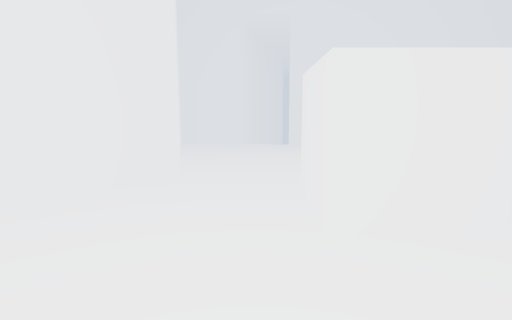
View 1 (above)

16 first-person views from a walk through a scene from a Unity 3-D project. The camera is 1.3 m above the floor, tilts 8° down and sees 80° across. The floor is counted in squares, 1 m on a side. Each view is taken from the middle of a square. On the plan, view 1 faces up. The plan holds only what a view shows up to about 14 squares ahead; the rest is blank. The place goes on beyond the plan. The player is left out. Surface patterns are stand-ins for the level's own textures.

View 2
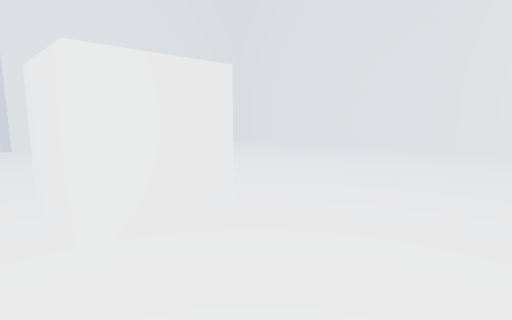

View 3
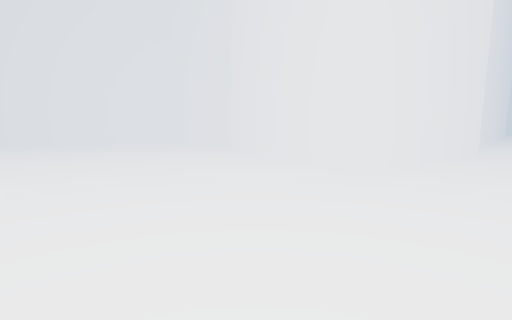

View 4
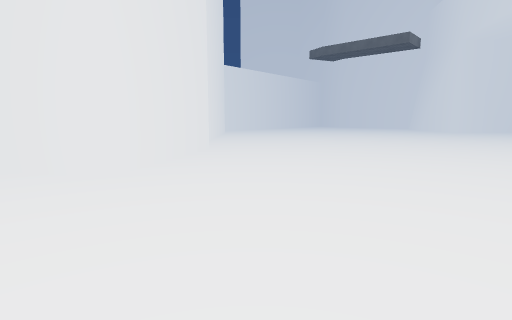

View 5
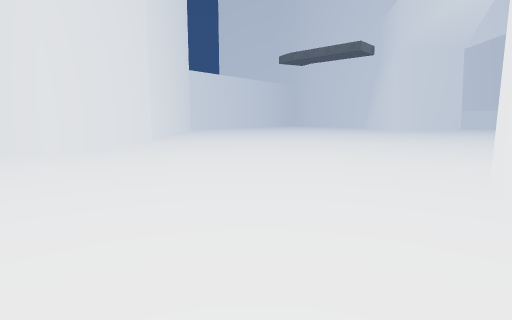

View 6
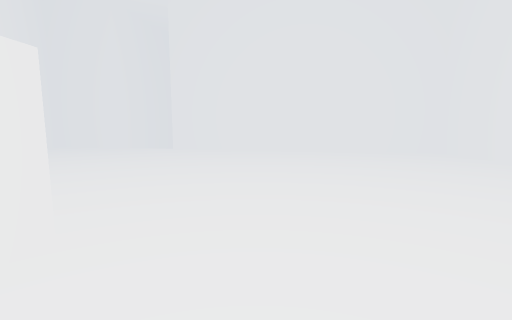

View 7
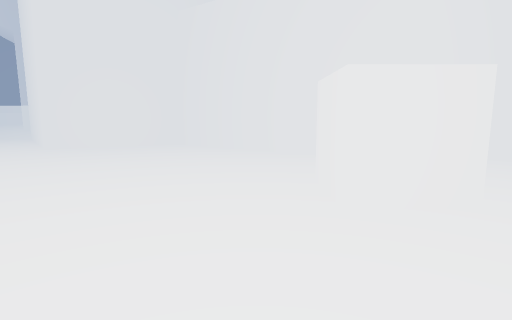

View 8
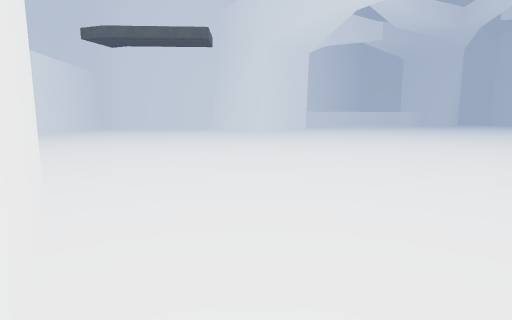

View 9
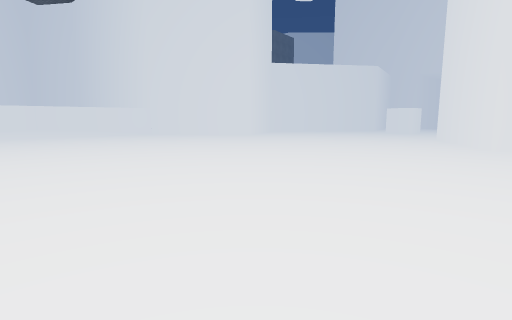

View 10
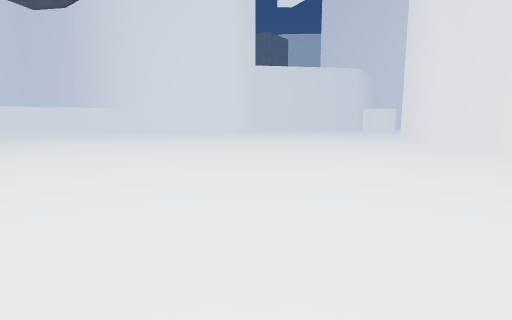

View 11
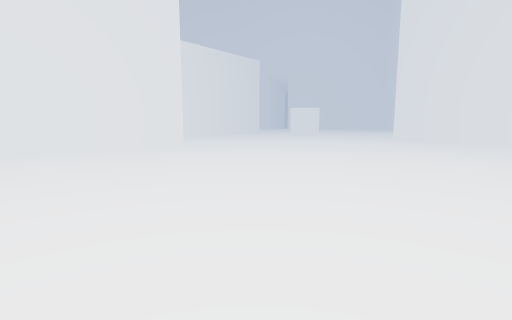

View 12
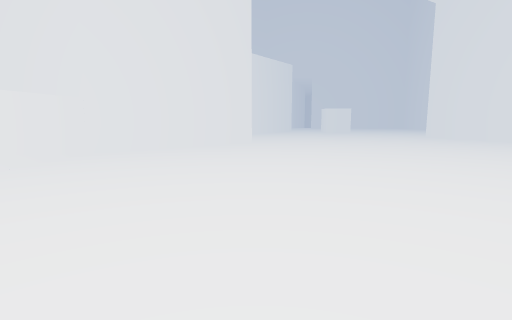

View 13
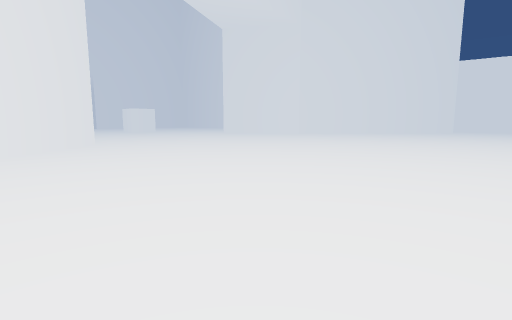

View 14
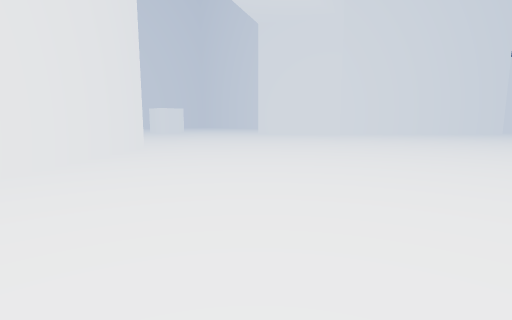

View 15
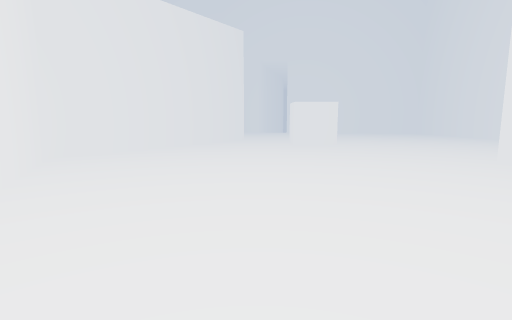

View 16
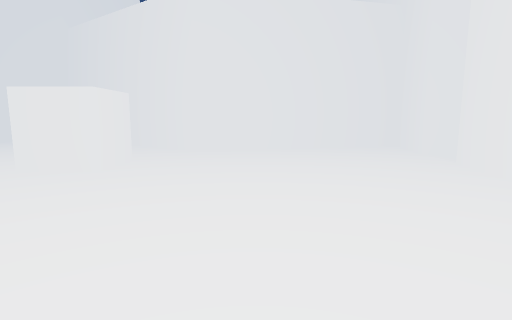

### Floor plan
Points are (right, up) in squares from view 1. A wall is a line through its corners. A room is listed if a view was taken in it or the views show most of it. See-through windows are left out.
Room 1 (views 1, 2, 3, 4, 5, 6, 7, 8, 9, 10, 11, 12, 13, 14, 15, 16)
walls: (13.2, -10.5) (9.8, -7.1) (9.2, -7.5) (5.9, -2.3) (11.2, 1); (12.1, 1) (13.5, 3.8); (13.4, 4.9) (11.7, 13.1) (1.5, 14.6); (-0.4, 16.2) (-0.8, 14.9) (-3.8, 15.4) (-1.7, 6.7) (-7.5, -1.5) (-5.2, -6.5) (-10.9, -11.2)
objects: other object (1, 4) to (2, 5)

Where each view was taken, in squares from view 1:
view 1: 0 up, 0 right, facing up
view 2: 0 up, 0 right, facing up-right
view 3: 0 up, 1 left, facing right
view 4: 0 up, 1 left, facing down-right
view 5: 0 up, 6 left, facing down-right
view 6: 2 up, 5 right, facing up
view 7: 2 up, 7 right, facing left
view 8: 3 down, 6 right, facing down
view 9: 22 down, 11 right, facing up-left
view 10: 22 down, 13 right, facing up-left
view 11: 20 down, 2 left, facing up
view 12: 22 down, 5 left, facing up
view 13: 22 down, 10 left, facing up-right
view 14: 19 down, 11 left, facing up-right
view 15: 11 down, 1 left, facing up
view 16: 9 up, 10 right, facing left
